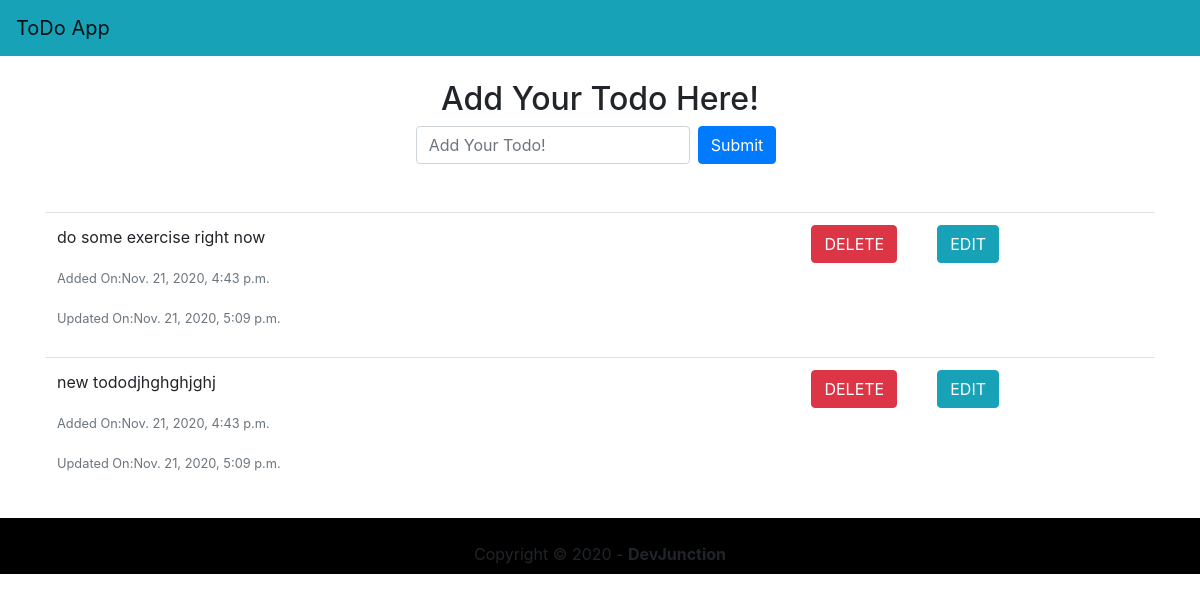
Before: / with the older database file.
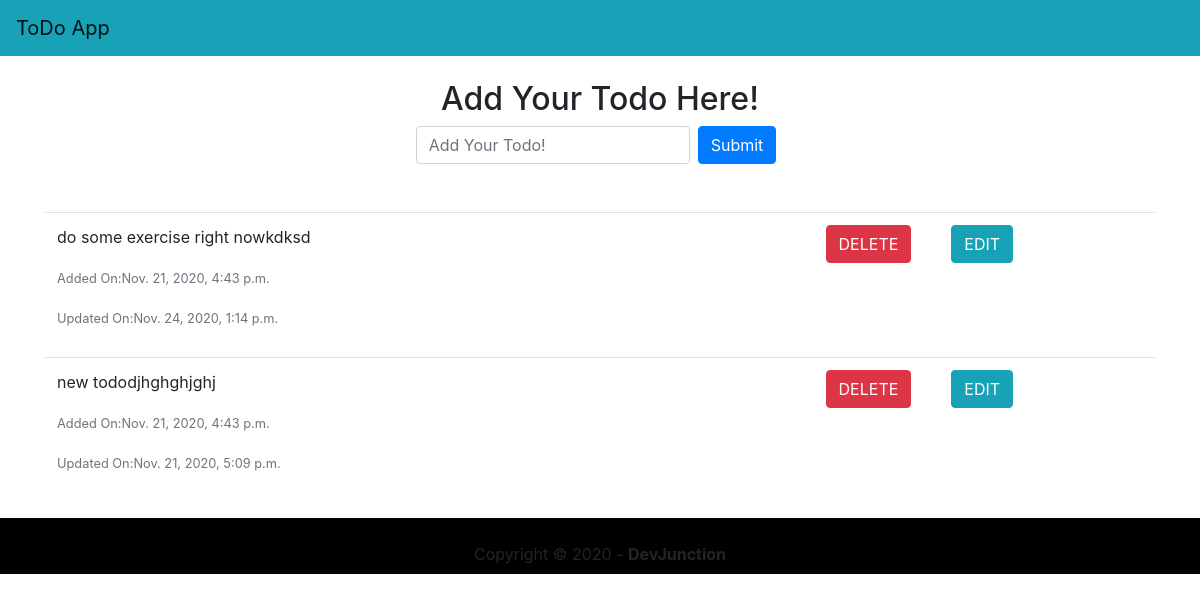
After: the same page with the newer database file.
### mytodo/models.py (models this page shows, shortened)
class ToDo(models.Model):
    todo_text = models.CharField(max_length=200)
    added_on = models.DateTimeField(auto_now_add=True)
    updated_on = models.DateTimeField(auto_now=True)
    class Meta:
        ordering = ['-added_on']

### mytodo/views.py (the view)
# urls.py: path('', home, name='home'),
def home(request):
    template_name = 'home.html'
    todo_list = ToDo.objects.all() # returns queryset
    form = ToDoForm()
    context = {'app_name': "ToDo App", 'todo_list': todo_list, 'form': form}
    return render(request, template_name, context=context)

### mytodo/forms.py
class ToDoForm(forms.Form):
    todo_text = forms.CharField(widget=forms.TextInput(attrs={
                                        'class': 'form-control',
                                        'placeholder':'Add Your Todo!'}))

### mytodo/templates/home.html (shortened to what this page needs)
{% extends 'base.html' %}
{% block content %}
<div class="container">
    <div class="row">
        <div class="col-12">
            <h2 class="text-center mt-4 mb-2">Add Your Todo Here!</h2>
        </div>
    </div>
    <div class="row">
        <div class="col-12">
            <form class="form-inline justify-content-center" action="add_todo/" method="POST">
                <div class="form-group">
                    {{ form.todo_text }}
                </div>
                <button type="submit" class="mx-2 btn btn-primary">Submit</button>
            </form>
        </div>
    </div>
    <div class="row mt-5">
        <div class="col-12 table-responsive">
            <table class="table">
                <tbody>
                    {% for todo in todo_list %}
                    <tr>
                        <td>
                                <p>{{ todo.todo_text }}</p>
                                <p class="text-muted"><small>Added On:{{ todo.added_on }}</small></p>
                                <p class="text-muted"><small>Updated On:{{ todo.updated_on }}</small></p>
                        </td>
                        <td class="text-right">
                            <form method="POST" action="{% url 'delete_todo' todo.id %}">
                                <button type="submit" class="mx-2 btn btn-danger">DELETE</button>
                            </form>
                        </td>
                        <td class="text-left">
                            <a href="{% url 'edit_todo' todo.id %}" type="button" class="mx-2 btn btn-info">EDIT</a>
                        </td>
                    </tr>
                    {% endfor %}
                </tbody>
            </table>
        </div>
    </div>
</div>
{% endblock %}

Changed rows visible on the page:
changed ToDo: todo_text "do some exercise right now" → "do some exercise right nowkdksd"; updated_on "Nov. 21, 2020, 5:09 p.m." → "Nov. 24, 2020, 1:14 p.m."
